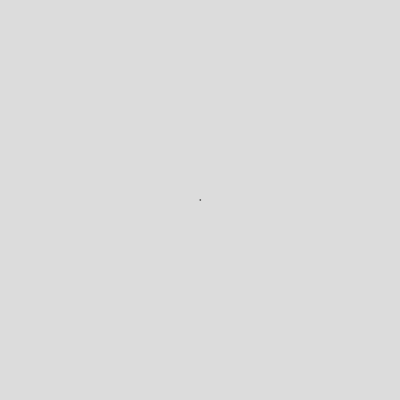
Frame 1 (no input)
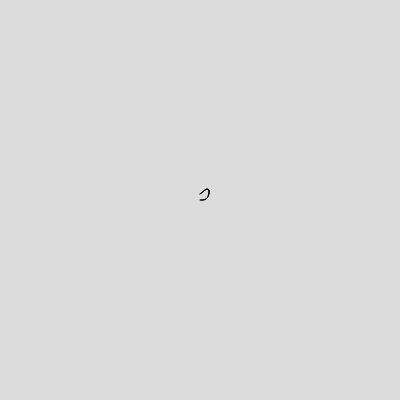
Frame 60 (no input)
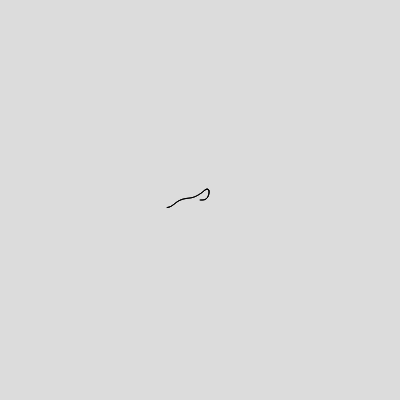
Frame 120 (the mouse pressed at the canvas centre since frame 60)

The p5.js sketch that drew these frames (run headless with seeded random() and noise() and a simulated clock; from frame 60 on, the mouse is pressed at the canvas centre):

// p5.js sketch
// ── sketch.js
// exercise: 7
// goal: In the Perlin noise random walker, the result of the noise() function is
// mapped directly to the walker’s position. Create a random walker, but map the result
// of the noise() function to the walker’s step size instead.
// date: 2026-10-15

let walker;

function setup() {
  createCanvas(400, 400);
  background(220);
  walker = new Walker();
}

function draw() {
  walker.step();
  walker.show();
}

class Walker {
  constructor() {
    this.x = width / 2;
    this.y = height / 2;

    this.oldX = this.x;
    this.oldY = this.y;

    this.tx = 0;
    this.ty = 100000;
  }

  show() {
    stroke(0);
    line(this.oldX, this.oldY, this.x, this.y);
    this.oldX = this.x;
    this.oldY = this.y;
  }

  step() {
    this.x += map(noise(this.tx), 0, 1, -2, 2);
    this.y += map(noise(this.ty), 0, 1, -2, 2);

    this.tx += 0.01;
    this.ty += 0.01;
  }
}
